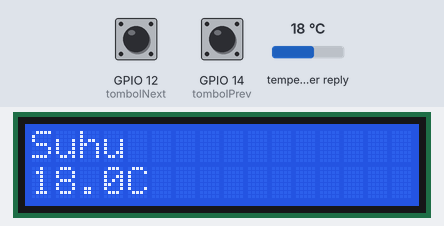
A sketch run on a simulated ESP32. On the bench: 16×2 character LCD. The inputs (shaded band) are chosen by the test bench; at power-on: GPIO 12 (tombolNext) HIGH, GPIO 14 (tombolPrev) HIGH, temperature in the weather reply 18 °C. WiFi joins after 1.5 s; servers stay silent unless stated; web services answer with replies made up by the test bench; what the sketch prints to the serial monitor is not drawn.

Above: at 4.0 s.
4.1 s: GPIO 12 (tombolNext) pulled LOW for 3.2 s
At 8.4 s:
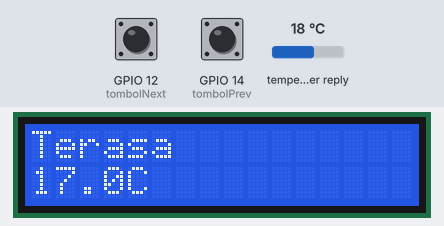
8.8 s: GPIO 14 (tombolPrev) pulled LOW for 1 s
At 10.8 s:
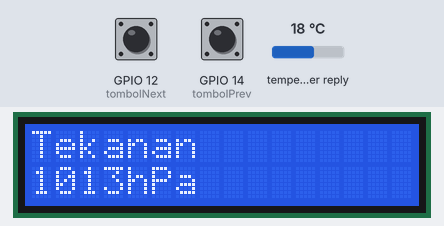
11.3 s: GPIO 14 (tombolPrev) pulled LOW for 0.15 s
At 12.5 s:
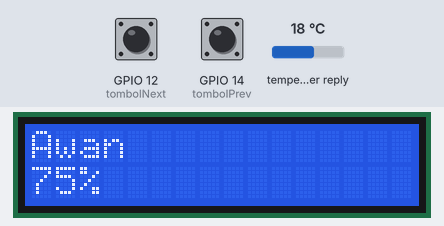
12.9 s: GPIO 14 (tombolPrev) pulled LOW for 3.2 s
At 16.5 s:
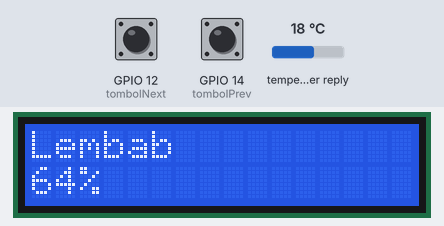
Timing chart, 0 to 18.0 s (numbered marks = the images above; inputs shaded):
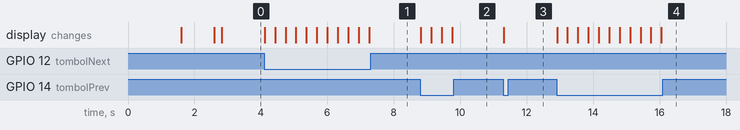

The sketch:

sketch.ino
```cpp
#include <Wire.h>
#include <LiquidCrystal_I2C.h>
#include <WiFi.h>
#include <HTTPClient.h>
#include <ArduinoJson.h>

const char* ssid = "Wokwi-GUEST";
const char* password = "";
const char* kota = "Nganjuk";
const char* apiKey = "dbad0ae804837e14b313844c73aaf5a0";

LiquidCrystal_I2C lcd(0x27, 16, 2);

// Tombol navigasi
const int tombolNext = 12;
const int tombolPrev = 14;

int indeksData = 0;
unsigned long terakhirUpdate = 0;
const unsigned long intervalUpdate = 60000;

// Array nama-nama parameter
String labelCuaca[10] = {
  "Suhu", "Terasa", "Hujan", "Angin",
  "Arah", "Lembab", "Awan", "Tekanan",
  "Terbit", "Terbenam"
};

// Array isi data cuaca
String nilaiCuaca[10];

void setup() {
  Serial.begin(115200);
  lcd.init();
  lcd.backlight();

  pinMode(tombolNext, INPUT_PULLUP);
  pinMode(tombolPrev, INPUT_PULLUP);

  lcd.setCursor(0, 0);
  lcd.print("Menghubungkan...");
  Serial.println("Mencoba menyambung ke WiFi...");

  WiFi.begin(ssid, password);
  while (WiFi.status() != WL_CONNECTED) {
    delay(500);
    Serial.print(".");
  }

  lcd.clear();
  lcd.setCursor(0, 0);
  lcd.print("Tersambung WiFi");
  Serial.println("\nWiFi Tersambung");
  delay(1000);
  lcd.clear();

  ambilCuaca();
  tampilkanData();
}

void loop() {
  // Pembaruan otomatis data setiap 1 menit
  if (millis() - terakhirUpdate > intervalUpdate) {
    terakhirUpdate = millis();
    ambilCuaca();
    tampilkanData(); // tampilkan setelah update
  }

  // Navigasi tombol
  if (digitalRead(tombolNext) == LOW) {
    Serial.println("Tombol Next ditekan");
    indeksData = (indeksData + 1) % 10;
    tampilkanData();
    delay(300);
  }
  if (digitalRead(tombolPrev) == LOW) {
    Serial.println("Tombol Prev ditekan");
    indeksData = (indeksData - 1 + 10) % 10;
    tampilkanData();
    delay(300);
  }
}

void ambilCuaca() {
  if (WiFi.status() == WL_CONNECTED) {
    HTTPClient http;
    String url = "http://api.openweathermap.org/data/2.5/weather?q=" + String(kota) + "&units=metric&appid=" + apiKey;
    http.begin(url);
    int kode = http.GET();

    if (kode > 0) {
      String respon = http.getString();
      StaticJsonDocument<1024> data;
      DeserializationError err = deserializeJson(data, respon);

      if (!err) {
        JsonObject main = data["main"];
        JsonObject wind = data["wind"];
        JsonObject sys = data["sys"];
        JsonObject clouds = data["clouds"];
        JsonObject rain = data["rain"];

        nilaiCuaca[0] = String(main["temp"].as<float>(), 1) + "C";
        nilaiCuaca[1] = String(main["feels_like"].as<float>(), 1) + "C";
        nilaiCuaca[2] = rain.containsKey("1h") ? String(rain["1h"].as<float>(), 1) + "mm" : "0mm";
        nilaiCuaca[3] = String(wind["speed"].as<float>(), 1) + "m/s";
        nilaiCuaca[4] = String(wind["deg"].as<int>()) + (char)223;
        nilaiCuaca[5] = String(main["humidity"].as<int>()) + "%";
        nilaiCuaca[6] = String(clouds["all"].as<int>()) + "%";
        nilaiCuaca[7] = String(main["pressure"].as<int>()) + "hPa";
        nilaiCuaca[8] = formatWaktu(sys["sunrise"]);
        nilaiCuaca[9] = formatWaktu(sys["sunset"]);

        // Tampilkan ke Serial Monitor semua data
        Serial.println("=== Data Cuaca di " + String(kota) + " ===");
        for (int i = 0; i < 10; i++) {
          Serial.print(labelCuaca[i]);
          Serial.print(": ");
          Serial.println(nilaiCuaca[i]);
        }
        Serial.println("==============================");
      } else {
        Serial.println("Gagal parsing JSON");
      }
    } else {
      Serial.println("Gagal HTTP, kode: " + String(kode));
    }
    http.end();
  } else {
    Serial.println("WiFi tidak terhubung");
  }
}

void tampilkanData() {
  lcd.clear();
  lcd.setCursor(0, 0); lcd.print(labelCuaca[indeksData]);
  lcd.setCursor(0, 1); lcd.print(nilaiCuaca[indeksData]);

  // Serial Monitor Output
  Serial.print("[LCD] ");
  Serial.print(labelCuaca[indeksData]);
  Serial.print(": ");
  Serial.println(nilaiCuaca[indeksData]);
}

String formatWaktu(unsigned long unixTime) {
  unixTime += 7 * 3600; // UTC+7
  int jam = (unixTime % 86400L) / 3600;
  int menit = (unixTime % 3600) / 60;
  char waktu[6];
  sprintf(waktu, "%02d:%02d", jam, menit);
  return String(waktu);
}
```

Measured:
- after the input at 4.1 s, the display: changes at once (image 1)
- after the input at 8.8 s, the display: first changes at once (image 2 shows a later state)
- after the input at 11.3 s, the display: changes at once (image 3)
- after the input at 12.9 s, the display: changes at once (image 4)
